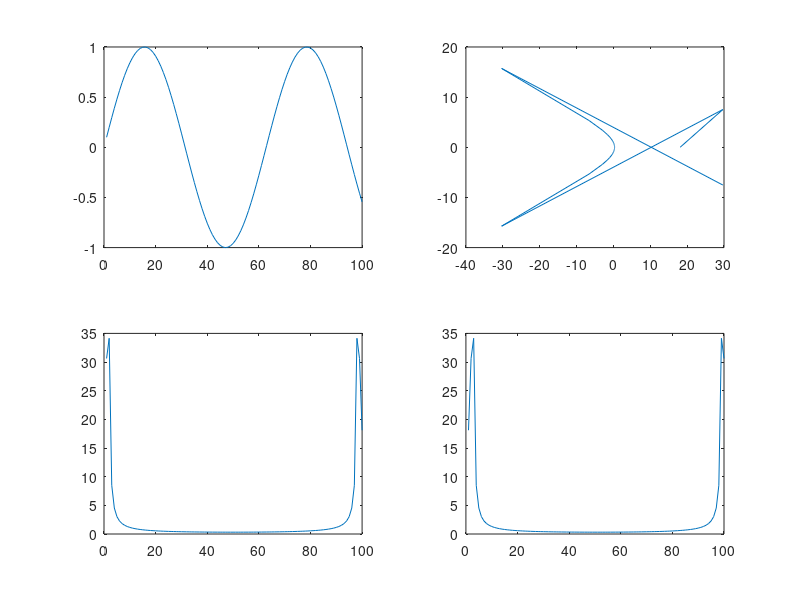

Write MATLAB code to recreate this figure.
clear all
clear
clc

N=100;
i=0.1:0.1:10;
x=sin(i);
subplot(2,2,1);
plot(x);

for j=1:1:100
    s = sum(x.*sin(-2*pi/N*10*i*j));
    c = sum(x.*cos(2*pi/N*10*i*j));
    %fprintf('%.4f   %.4fi\n',c,s);
    r(j)=sqrt(s*s+c*c);
end

rf=fft(x);
subplot(2,2,2)
plot(rf);
subplot(2,2,3)
plot(r);
subplot(2,2,4)
plot(abs(rf));

%fprintf('Standard FFT:\n');
%rf'
max(abs(rf))
max(r)
